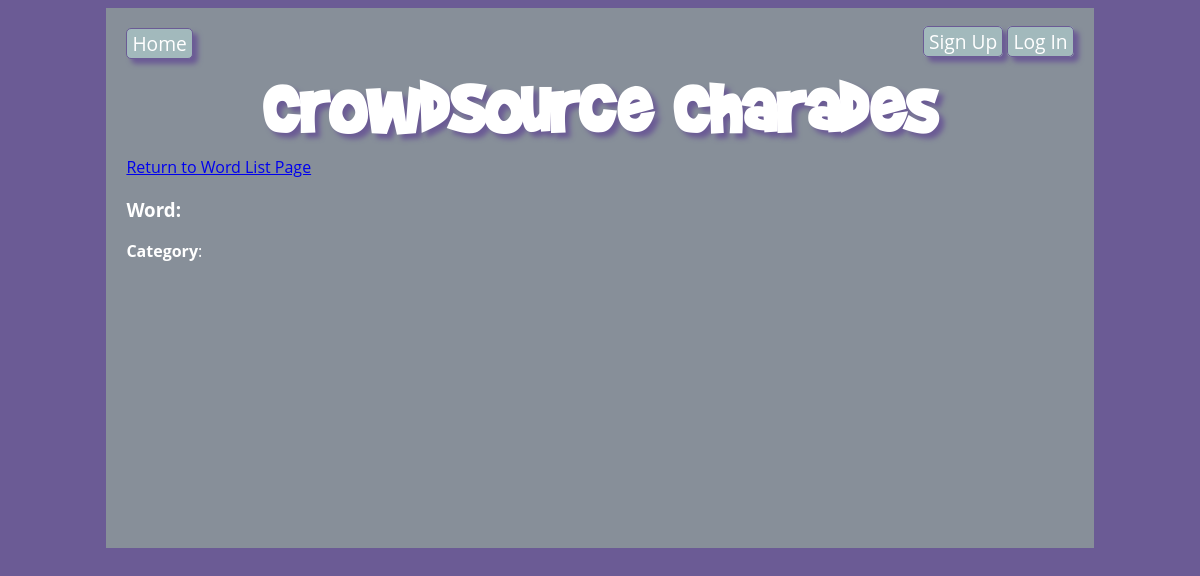
The page /edit_word/6 on the database as committed earlier.
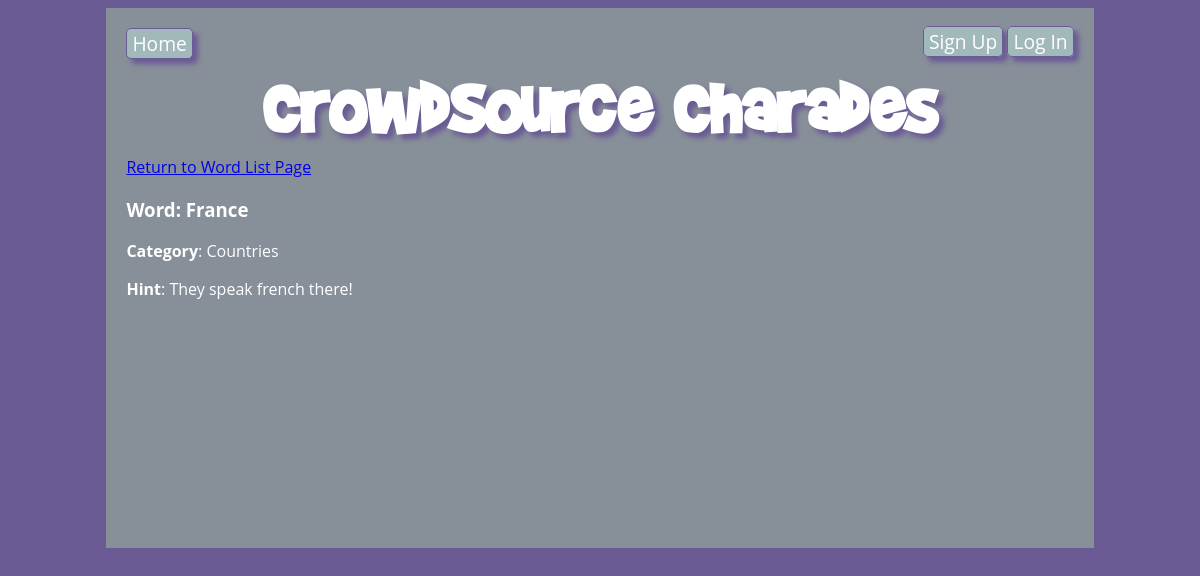
The same page on the database as committed later.
### charades_app/models.py (models this page shows, shortened)
class Word(db.Model):
  id = db.Column(db.Integer, primary_key=True)
  name = db.Column(db.String(100), nullable=False)
  hint = db.Column(db.String(300), nullable=False)
  category_id = db.Column(db.Integer, db.ForeignKey('category.id'), nullable=False)
  category = db.relationship('Category', back_populates = 'word')

class Category(db.Model):
  id = db.Column(db.Integer, primary_key=True)
  name = db.Column(db.String(100), nullable=False, unique=True)
  word = db.relationship('Word', back_populates = 'category')
  def __str__(self):
      return f'{self.name}'

### charades_app/main/routes.py (the view, shortened to what this page needs)
@main.route('/edit_word/<word_id>', methods=['GET', 'POST'])
def edit_word(word_id):
    word = Word.query.get(word_id)
    form = WordForm(obj=word)
    return render_template('edit_word.html', word=word, form=form)

### charades_app/main/routes.py (called while the page is built)
@app.context_processor
def inject_categories():
    categories = Category.query.all()
    selected_category = request.cookies.get('category')
    return dict(categories=categories, selected_category=selected_category)

### charades_app/templates/edit_word.html (shortened to what this page needs)
{% extends 'base.html' %}
{% block content %}
<a href="/words">Return to Word List Page</a>
<h3>Word: {{ word.name }}</h3>
<p>
    <strong>Category</strong>:
    {{ word.category }}
</p>
{% if word.hint %}
    <p>
        <strong>Hint</strong>: {{ word.hint }}
    </p>
{% endif %}
{% endblock %}

Rows that differ between the two databases and show on the page:
added Word: name "France", hint "They speak french there!"
added Category: category "Countries"
Other text that changed with them:
text now shown: "Hint :"
